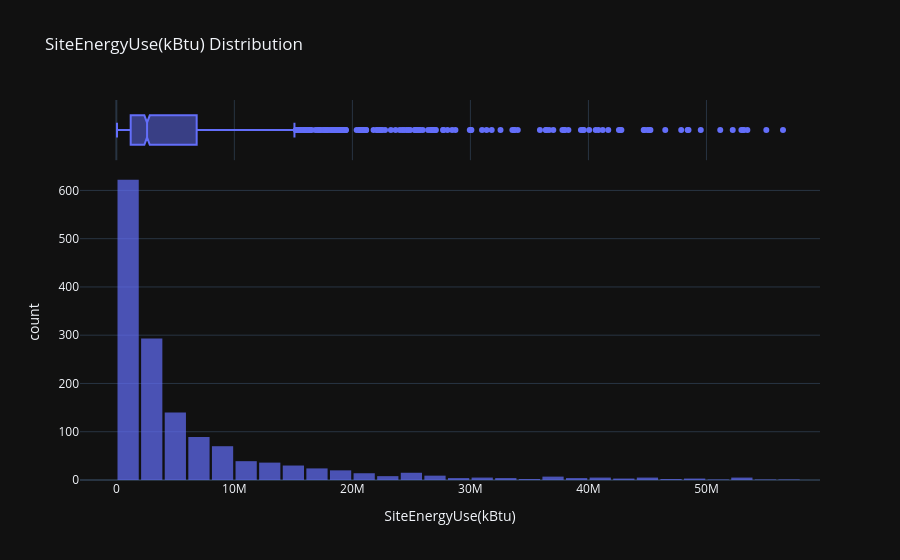

Here is the notebook cell this chart was saved with:
### Code cell
# Analyse de la distribution de la cible.
interactive_distribution(df=final_df, col='SiteEnergyUse(kBtu)')

### Figure 1 — Plotly figure (JSON) as saved in the notebook; plotly's stock layout.template omitted (floating-point values rounded to 4 significant figures; data arrays with more than 128 entries replaced by an {"elided": "..."} marker saying what was removed)
{"data": [{"bingroup": "x", "hovertemplate": "SiteEnergyUse(kBtu)=%{x}<br>count=%{y}<extra></extra>", "legendgroup": "", "marker": {"color": "#636efa", "opacity": 0.7, "pattern": {"shape": ""}}, "name": "", "nbinsx": 50, "orientation": "v", "showlegend": false, "x": {"elided": "1461 float values"}, "xaxis": "x", "yaxis": "y", "type": "histogram"}, {"hovertemplate": "SiteEnergyUse(kBtu)=%{x}<extra></extra>", "legendgroup": "", "marker": {"color": "#636efa"}, "name": "", "notched": true, "showlegend": false, "x": {"elided": "1461 float values"}, "xaxis": "x2", "yaxis": "y2", "type": "box"}], "layout": {"xaxis": {"anchor": "y", "domain": [0.0, 1.0], "title": {"text": "SiteEnergyUse(kBtu)"}}, "yaxis": {"anchor": "x", "domain": [0.0, 0.8316], "title": {"text": "count"}}, "xaxis2": {"anchor": "y2", "domain": [0.0, 1.0], "matches": "x", "showticklabels": false, "showgrid": true}, "yaxis2": {"anchor": "x2", "domain": [0.8416, 1.0], "matches": "y2", "showticklabels": false, "showline": false, "ticks": "", "showgrid": false}, "legend": {"tracegroupgap": 0}, "title": {"text": "SiteEnergyUse(kBtu) Distribution"}, "barmode": "relative", "bargap": 0.1}}
